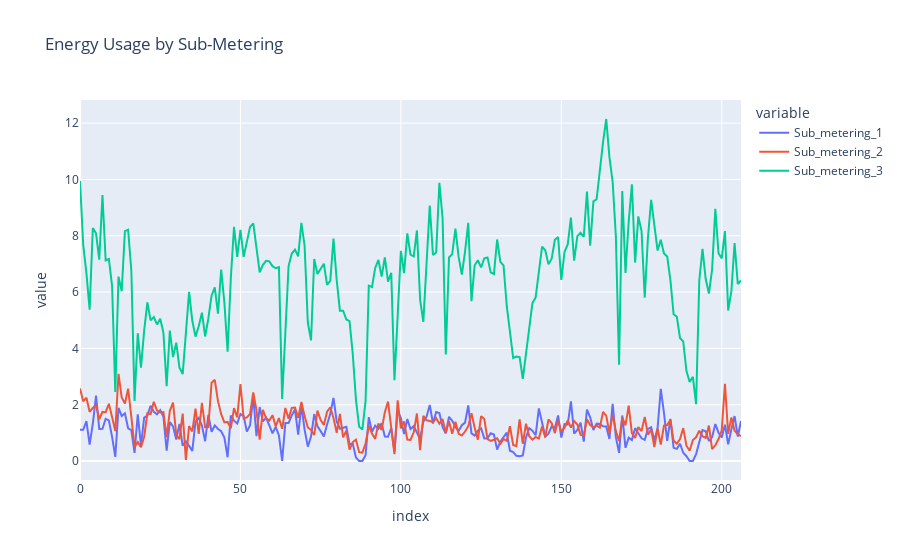

Notebook code for this chart:
### Markdown cell above
Sub-metering Breakdown

### Code cell
fig = px.line(df2[['Sub_metering_1', 'Sub_metering_2', 'Sub_metering_3']],
              title='Energy Usage by Sub-Metering')
fig.show()

### Figure 1 — Plotly figure (JSON) as saved in the notebook; plotly's stock layout.template omitted (floating-point values rounded to 4 significant figures; data arrays with more than 128 entries replaced by an {"elided": "..."} marker saying what was removed)
{"data": [{"hovertemplate": "variable=Sub_metering_1<br>index=%{x}<br>value=%{y}<extra></extra>", "legendgroup": "Sub_metering_1", "line": {"color": "#636efa", "dash": "solid"}, "marker": {"symbol": "circle"}, "mode": "lines", "name": "Sub_metering_1", "orientation": "v", "showlegend": true, "type": "scatter", "x": {"elided": "207 int values"}, "xaxis": "x", "y": {"elided": "207 float values"}, "yaxis": "y"}, {"hovertemplate": "variable=Sub_metering_2<br>index=%{x}<br>value=%{y}<extra></extra>", "legendgroup": "Sub_metering_2", "line": {"color": "#EF553B", "dash": "solid"}, "marker": {"symbol": "circle"}, "mode": "lines", "name": "Sub_metering_2", "orientation": "v", "showlegend": true, "type": "scatter", "x": {"elided": "207 int values"}, "xaxis": "x", "y": {"elided": "207 float values"}, "yaxis": "y"}, {"hovertemplate": "variable=Sub_metering_3<br>index=%{x}<br>value=%{y}<extra></extra>", "legendgroup": "Sub_metering_3", "line": {"color": "#00cc96", "dash": "solid"}, "marker": {"symbol": "circle"}, "mode": "lines", "name": "Sub_metering_3", "orientation": "v", "showlegend": true, "type": "scatter", "x": {"elided": "207 int values"}, "xaxis": "x", "y": {"elided": "207 float values"}, "yaxis": "y"}], "layout": {"legend": {"title": {"text": "variable"}, "tracegroupgap": 0}, "title": {"text": "Energy Usage by Sub-Metering"}, "xaxis": {"anchor": "y", "domain": [0, 1], "title": {"text": "index"}}, "yaxis": {"anchor": "x", "domain": [0, 1], "title": {"text": "value"}}}}
